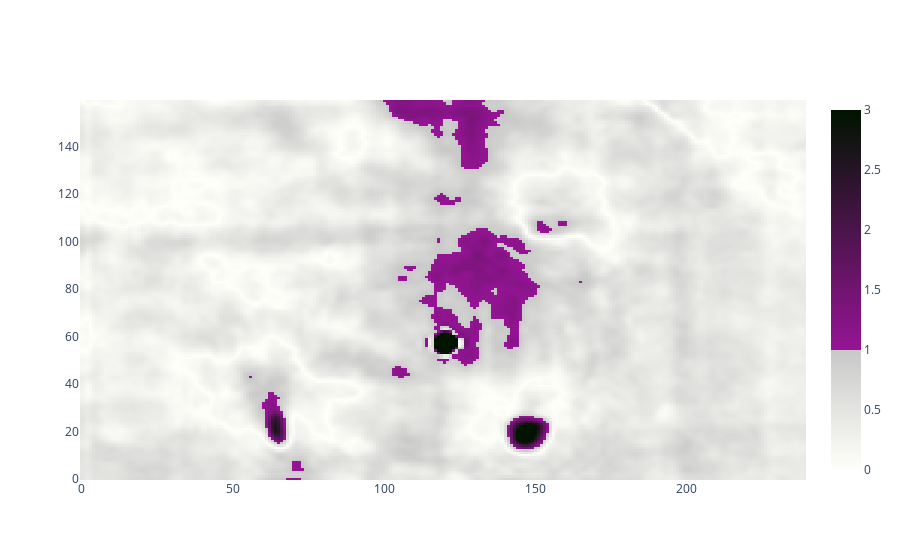

Notebook cell for this chart:
### Code cell
import plotly.express as px
import plotly.graph_objects as go

fig = go.Figure()

fig.add_trace(
    go.Heatmap(
        z=np.flip(chi_map, 0),
        zmin=0,
        zmax=3,
        colorscale=[
            [0, "rgb(255, 255, 250)"],
            [0.33333, "rgb(200, 200, 200)"],

            [0.33333, "rgb(150, 20, 150)"],
            [1, "rgb(0, 20, 0)"],
        ],
        
        #colorbar=dict(
        #    tick0=0,
        #    dtick=1,
        #),
    ),
)
#fig.update_yaxes(autorange=False)

### Figure 1 — Plotly figure (JSON) as saved in the notebook; plotly's stock layout.template omitted (floating-point values rounded to 4 significant figures; data arrays with more than 128 entries replaced by an {"elided": "..."} marker saying what was removed)
{"data": [{"colorscale": [[0, "rgb(255, 255, 250)"], [0.3333, "rgb(200, 200, 200)"], [0.3333, "rgb(150, 20, 150)"], [1, "rgb(0, 20, 0)"]], "type": "heatmap", "z": {"elided": "160x240 float values"}, "zmax": 3, "zmin": 0}], "layout": {}}
